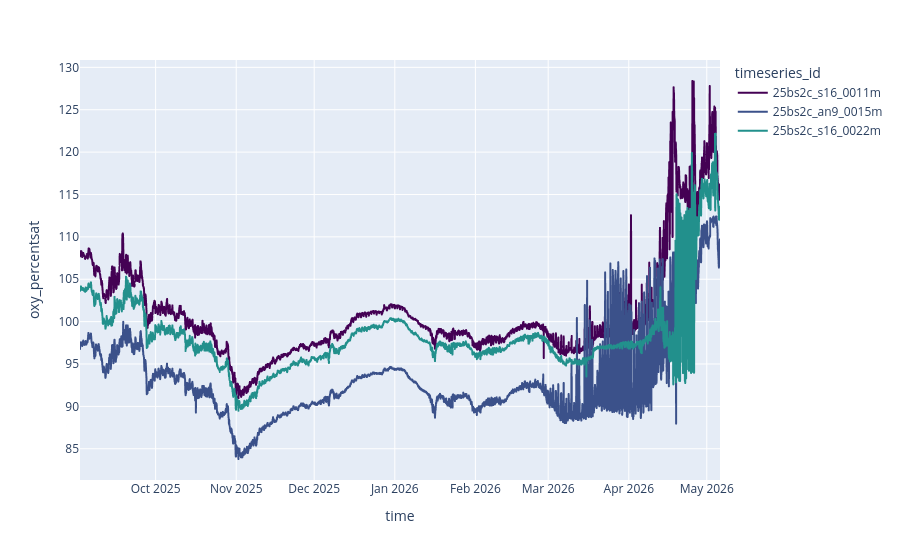

Notebook code for this chart:
### Code cell
colors = px.colors.sample_colorscale("viridis", 5)

px.line(tdf.dropna(subset='oxy_percentsat',how='all').sort_values(['depth','time']),
        x='time',
        y='oxy_percentsat',
        color='timeseries_id',
        color_discrete_sequence=colors)

### Figure 1 — Plotly figure (JSON) as saved in the notebook; plotly's stock layout.template omitted (floating-point values rounded to 4 significant figures; data arrays with more than 128 entries replaced by an {"elided": "..."} marker saying what was removed)
{"data": [{"hovertemplate": "timeseries_id=25bs2c_s16_0011m<br>time=%{x}<br>oxy_percentsat=%{y}<extra></extra>", "legendgroup": "25bs2c_s16_0011m", "line": {"color": "rgb(68, 1, 84)", "dash": "solid"}, "marker": {"symbol": "circle"}, "mode": "lines", "name": "25bs2c_s16_0011m", "showlegend": true, "type": "scattergl", "x": {"elided": "5909 str values"}, "xaxis": "x", "y": {"elided": "5909 float values"}, "yaxis": "y"}, {"hovertemplate": "timeseries_id=25bs2c_an9_0015m<br>time=%{x}<br>oxy_percentsat=%{y}<extra></extra>", "legendgroup": "25bs2c_an9_0015m", "line": {"color": "rgb(59, 81, 138)", "dash": "solid"}, "marker": {"symbol": "circle"}, "mode": "lines", "name": "25bs2c_an9_0015m", "showlegend": true, "type": "scattergl", "x": {"elided": "5734 str values"}, "xaxis": "x", "y": {"elided": "5734 float values"}, "yaxis": "y"}, {"hovertemplate": "timeseries_id=25bs2c_s16_0022m<br>time=%{x}<br>oxy_percentsat=%{y}<extra></extra>", "legendgroup": "25bs2c_s16_0022m", "line": {"color": "rgb(34, 144, 140)", "dash": "solid"}, "marker": {"symbol": "circle"}, "mode": "lines", "name": "25bs2c_s16_0022m", "showlegend": true, "type": "scattergl", "x": {"elided": "5909 str values"}, "xaxis": "x", "y": {"elided": "5909 float values"}, "yaxis": "y"}], "layout": {"legend": {"title": {"text": "timeseries_id"}, "tracegroupgap": 0}, "margin": {"t": 60}, "xaxis": {"anchor": "y", "domain": [0, 1], "title": {"text": "time"}}, "yaxis": {"anchor": "x", "domain": [0, 1], "title": {"text": "oxy_percentsat"}}}}
